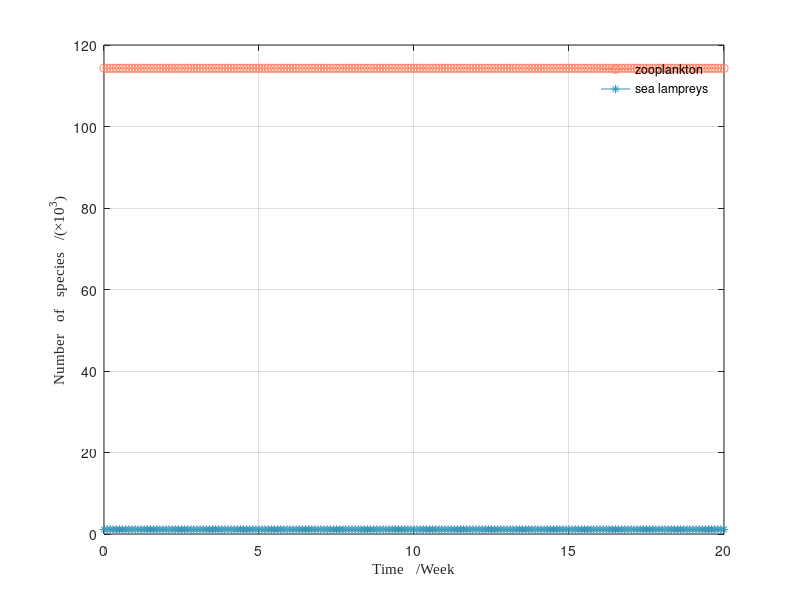

This chart was generated by the following MATLAB code:
%Lotka-Volterra

t=0:0.1:20;x0=[100,1];k1=1;k2=0.8;b=0.9;c=0.007; 
% t：time frame
% x0：the initial number of zooplankton and sea lampreys (100 and 1)
% k1：zooplankton's growth rate during independent survival  
% k2：sea lamprey's death rate during independent survival
% b：sea lamprey's ability to prey on zooplankton
% c：zooplankton's ability to support sea lampreys
% x(1)，(x(t))：zooplankton's number
% x(2)，(y(t))：sea lampreys's number
rabbitFox=@(t,x)[x(1).*(k1-b*x(2));x(2).*(-k2+c*x(1))]; 
[t,x]=ode45(rabbitFox,t,x0);

figure
x0=[k2/c,k1/b]; 
[t,x]=ode45(rabbitFox,t,x0);
plot(t,x(:,1),'-o','Color','#FF8066');
hold on
plot(t,x(:,2),'-*','Color','#3596B5');
grid
legend('zooplankton','sea lampreys');
xlabel('Time   /Week','FontName','Times New Roman','Linewidth', 2);
ylabel('Number   of   species   /(×10^3)','FontName','Times New Roman','Linewidth', 2);
legend('boxoff');